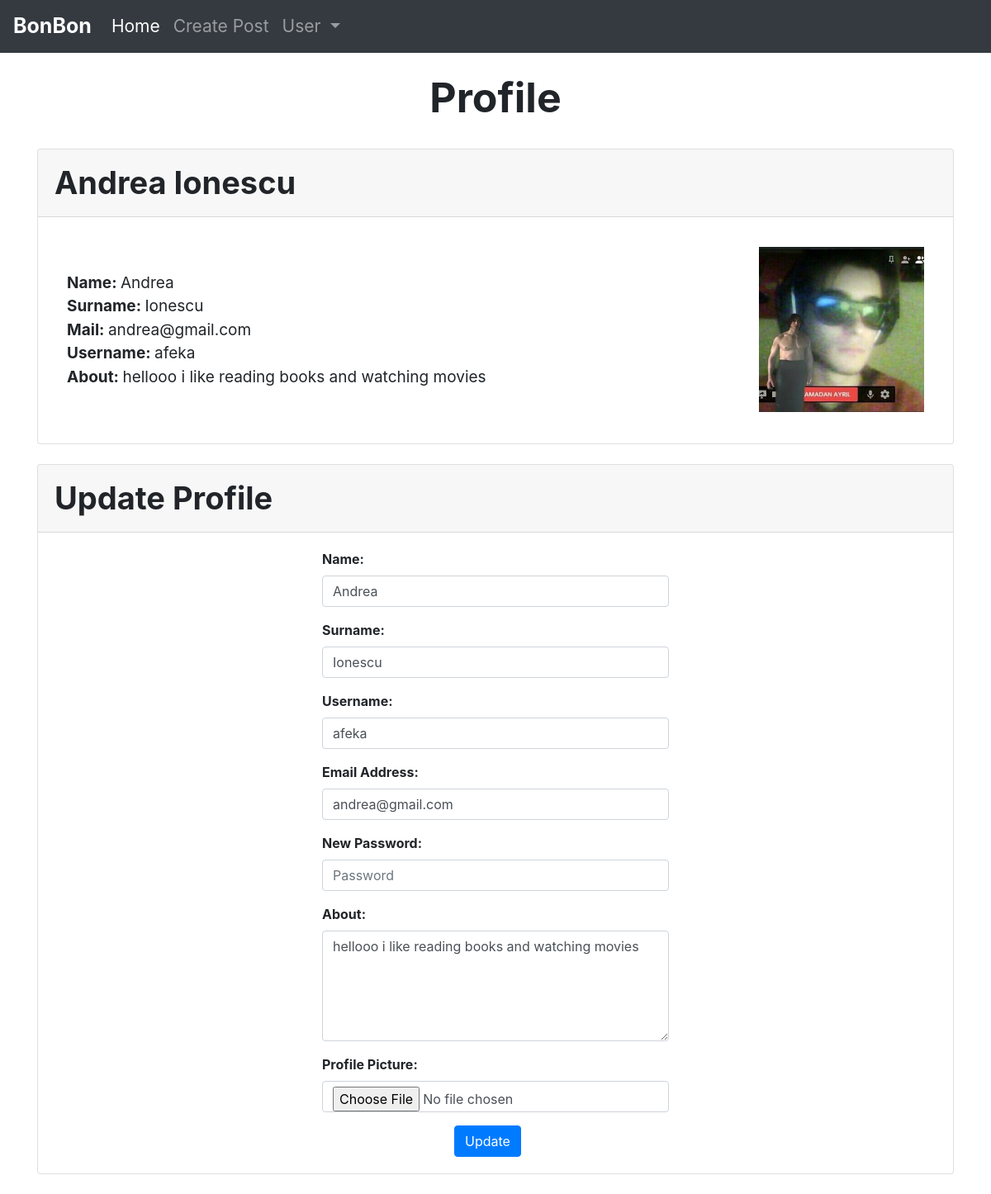
The page /user (signed in) on the database its author committed.
### main.py (models this page shows)
class Users(db.Model, UserMixin):
    id = db.Column("id", db.Integer, primary_key=True)
    name = db.Column(db.String(100))
    surname = db.Column(db.String(100))
    username = db.Column(db.String(100), unique=True)
    email = db.Column(db.String(100), unique=True)
    password = db.Column(db.String(100))
    notes = db.relationship('Note')
    about = db.Column(db.String(500), nullable=True)
    profile_pic = db.Column(db.String(), nullable=True)

### main.py (the view)
@app.route('/user', methods=['GET', 'POST'])
@login_required
def user():
    selected_id = current_user.id
    update_profile_name = ""
    update_profile_surname = ""
    update_profile_username = ""
    update_profile_email = ""
    update_profile_about = ""
    update_profile_password = ""
    update_profile_profile_pic = ""
    if request.method == 'POST':
        update_profile_name = request.form.get('update_name')
        update_profile_surname = request.form.get('update_surname')
        update_profile_username = request.form.get('update_username')
        update_profile_email = request.form.get('update_email')
        update_profile_about = request.form.get('update_about')
        update_profile_profile_pic = request.files.get('update_profile_pic')
        update_profile_password = request.form.get('update_password')
        userLoggedin = Users.query.filter_by(email=update_profile_email).all()
        userLoggedin2 = Users.query.filter_by(username=update_profile_username).all()
        emailvar = False
        usernamevar = False
        passwordvar = False
        if userLoggedin:
            for found_email in userLoggedin:
                if ((current_user.id != found_email.id) & (update_profile_email == found_email.email)):
                    emailvar = True
        if userLoggedin2:
            for found_username in userLoggedin2:
                if ((current_user.id != found_username.id) & (update_profile_username == found_username.username)):
                    usernamevar = True
        if request.files.get('update_profile_pic'):
            update_profile_profile_pic = request.files.get('update_profile_pic')
            pic_filename = secure_filename(update_profile_profile_pic.filename)
            pic_name = str(uuid.uuid1()) + "_" + pic_filename
            saver = request.files.get('update_profile_pic')
            update_profile_profile_pic = pic_name
            try:
                saver.save(os.path.join(app.config['UPLOAD_FOLDER'], pic_name))
            except:
                flash('There is an error about Profile Picture!', category='error')
                update_profile = Users.query.get(selected_id)
                return render_template("user.html", update_profile=update_profile, user=current_user)
        if update_profile_password != "":
            passwordvar = True
        if passwordvar:
            if len(update_profile_password) < 6:
                flash('Password must be at least 6 characters', category='error')
                update_profile = Users.query.get(selected_id)
                return render_template("user.html", update_profile=update_profile, user=current_user)
            else:
                update_profile_password = generate_password_hash(update_profile_password, method='sha256')
        if ((emailvar == False) & (usernamevar == False)):
            update_profile = Users.query.get(selected_id)
            update_profile.name = update_profile_name
            update_profile.surname = update_profile_surname
            update_profile.username = update_profile_username
            update_profile.email = update_profile_email
            update_profile.about = update_profile_about
            update_profile.password = update_profile_password
            db.session.commit()
            flash('Account updated!', category='success')
            update_profile = Users.query.get(selected_id)
            return render_template("user.html", update_profile=update_profile, user=current_user)
        else:
            if (emailvar == True):
                flash('Email already exists!', category='error')
            if (usernamevar == True):
                flash('Username already exists!', category='error')
    else:
        update_profile = Users.query.get(selected_id)
        return render_template("user.html", update_profile=update_profile, user=current_user)
    return render_template("user.html", user=current_user)

### main.py (called while the page is built)
@login_manager.user_loader
def load_user(id):
    return Users.query.get(int(id))

### templates/user.html (shortened to what this page needs)
{% extends "base.html" %}
{% block content %}
<br>
<h1 align="center" style="font-size: 50px"><b>Profile</b></h1>
<br>
<div class="card">
    <div style="font-size: 38px" class="card-header">
        <strong>{{current_user.name + " " + current_user.surname}}</strong>
    </div>
    <div class="card-body">
        <p class="card-text">
        <div class="container">
            <div class="row">
                <div style="font-size: 19px; margin: 30px 0" class="col-8">
                    <strong>Name: </strong>
                    {{current_user.name}}<br/>
                    <strong>Surname: </strong>
                    {{current_user.surname}}<br/>
                    <strong>Mail: </strong>
                    {{current_user.email}}<br/>
                    <strong>Username: </strong>
                    {{current_user.username}}<br/>
                    <strong>About: </strong>
                    {{current_user.about}}<br/>
                </div>
                {% if current_user.profile_pic %}
                <div class="col-4">
                    <img src="{{ url_for('static' , filename='images/' + current_user.profile_pic)}}" width="200" align="right">
                </div>
                {%else%}
                <div class="col-4">
                    <img src="{{ url_for('static' , filename='images/default_profile_pic.png')}}" width="200" align="right">
                </div>
                {% endif %}
            </div>
        </div>
        </p>
    </div>
</div>
<br/>
<div class="card">
    <div style="font-size: 38px" class="card-header">
        <strong>Update Profile</strong>
    </div>
    <div class="card-body">
        <form method="POST" enctype="multipart/form-data">
             <div style="width: 450px" class="container">
        <div class="form-group">
            <label for="update_name"><strong>Name:</strong></label>
            <input type="text" class="form-control" id="update_name" name="update_name" placeholder="Name" value="{{current_user.name}}">
        </div>
        <div class="form-group">
            <label for="update_surname"><strong>Surname:</strong></label>
            <input type="text" class="form-control" id="update_surname" name="update_surname" placeholder="Surname" value="{{current_user.surname}}">
        </div>
        <div class="form-group">
            <label for="update_username"><strong>Username:</strong></label>
            <input type="text" class="form-control" id="update_username" name='update_username' placeholder="Username" value={{current_user.username}}>
        </div>
        <div class="form-group">
            <label for="update_email"><strong>Email Address:</strong></label>
            <input type="email" class="form-control" id="update_email" name="update_email" placeholder="Email" value={{current_user.email}}>
        </div>
        <div class="form-group">
            <label for="update_password"><strong>New Password:</strong></label>
            <input type="password" class="form-control" id="update_password" name="update_password" placeholder="Password">
        </div>
        <div class="form-group">
            <label for="update_about"><strong>About:</strong></label>
            <textarea rows="5" cols="50" name="update_about" id="update_about" class="form-control" placeholder="About">{{current_user.about}}</textarea>
        </div>
        <div class="form-group">
            <label for="update_profile_pic"><strong>Profile Picture:</strong></label>
            <input rows="5" cols="50" class="form-control" type="file" name="update_profile_pic" id="update_profile_pic">
        </div>
        <button style="margin-left: 160px" type="submit" class="btn btn-primary">Update</button>
            </div>
        </form>
    </div>
</div>
<br/>
{% endblock %}

### templates/base.html (shortened to what this page needs)
<!doctype html>
<html>
<head>
    <link rel="stylesheet" href="https://cdn.jsdelivr.net/npm/bootstrap@4.3.1/dist/css/bootstrap.min.css"
>
</head>
<body>
<nav class="navbar navbar-expand-lg navbar-dark bg-dark">
    <a style="font-size: 25px" class="navbar-brand" href="/"><strong>BonBon</strong></a>
    <div style="font-size: 21px" class="collapse navbar-collapse" id="navbarNav">
        <ul class="navbar-nav">
            {%if user.is_authenticated %}
            <li class="nav-item active">
                <a class="nav-link" href="/">Home <span class="sr-only">(current)</span></a>
            </li>
            <li class="nav-item">
                <a class="nav-link" href="/add-note">Create Post</a>
            </li>
            <li class="nav-item dropdown">
                <a class="nav-link dropdown-toggle" href="#" id="navbarDropdownMenuLink" role="button"
                   data-toggle="dropdown" aria-haspopup="true" aria-expanded="false">
                    User
                </a>
            </li>
            {% endif %}
        </ul>
    </div>
</nav>
<div class="container">
    {% block content %}
    {% endblock %}
</div>
</body>
</html>

### rows shown on the page
Users: name+surname "Andrea Ionescu", name "Andrea", surname "Ionescu", email "andrea@gmail.com", username "afeka", about "hellooo i like reading books and watching movies", profile_pic (picture), update_name "Andrea", update_surname "Ionescu", update_username "afeka", update_email "andrea@gmail.com", update_about "hellooo i like reading books and watching movies"
